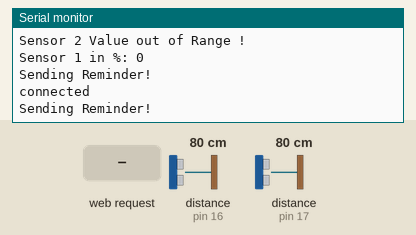
Simulated run of this sketch. Board: Arduino Uno, built with avr-gcc and run on an emulated ATmega328P. On the bench: the last lines printed to the serial monitor. Inputs (shaded band) come from the test bench; at power-on: distance to the obstacle (sensors on pin 16, pin 17) 80 cm. WiFi joins after 1.5 s; servers stay silent unless stated; uploads are accepted with an empty reply; EEPROM starts erased.

Above: at 2.7 s.
2.8 s: HTTP request GET /Settings? received
At 4.7 s:
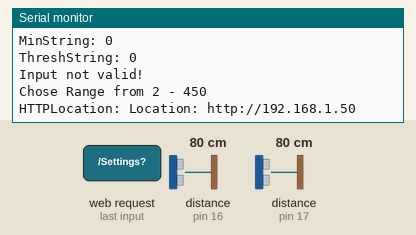
5.1 s: HTTP request GET /Reset received
At 6.3 s:
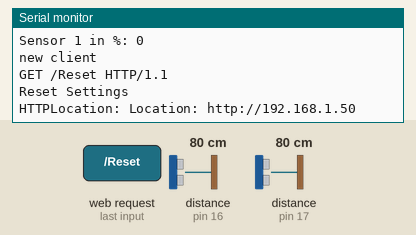
7.4 s: HTTP request GET /Settings received
At 10.0 s:
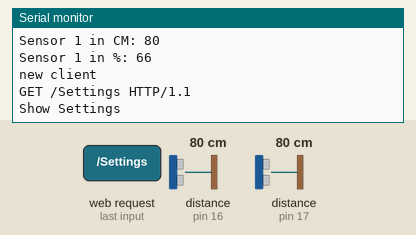
10.3 s: HTTP request GET /with/key/ received
At 11.6 s:
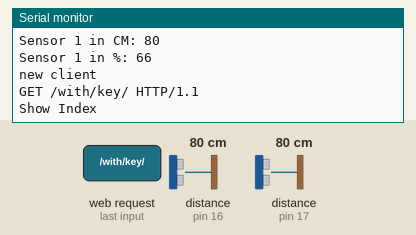
12.6 s: distance to the obstacle (sensor on pin 16) set to 2 cm
At 14.6 s:
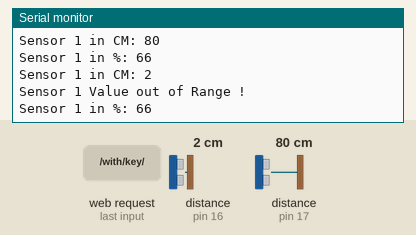
14.9 s: distance to the obstacle (sensor on pin 16) set to 68 cm
At 15.7 s:
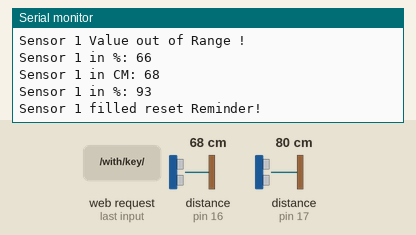
Timing chart, 0 to 17.9 s (numbered marks = the images above; inputs shaded):
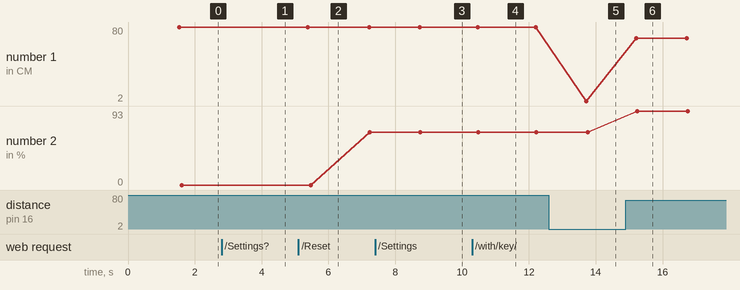

The sketch:

Sketch.ino
```cpp
#include <SPI.h>
#include <Ethernet.h>
#include <EEPROM.h>
#include "AnotherIFTTTWebhook.h"
#include <afstandssensor.h>
#include <avr/wdt.h>

AfstandsSensor afstandssensor1(14, 16);
AfstandsSensor afstandssensor2(15, 17);


EthernetClient client;
EthernetServer server(80);

String HTTPRequest;


struct Settings
{
  int MinValue = 110;
  int MaxValue = 65;
  int SensorThreshhold = 90;

};

Settings MySettings;

int Sensor1 = 0;
int Sensor2 = 0;


bool Sensor1Reminder = false;
bool Sensor2Reminder = false;


void GetHTTPLocation (char *buf)
{
  IPAddress myIp= Ethernet.localIP();
  sprintf(buf, "Location: http://%d.%d.%d.%d", myIp[0], myIp[1], myIp[2], myIp[3]);
  Serial.print (F("HTTPLocation: "));
  Serial.println (buf);
}


void LoadSettings ()
{
  Serial.println (F("Loading Settings"));
  //EEPROM.put (0,MySettings);

  EEPROM.get(0, MySettings);

  if (isnan(MySettings.MaxValue))
  {
    Serial.println (F("No Default Values, write default"));
    Settings Default;
    EEPROM.put (0,Default);
    LoadSettings();
  }

  Serial.print (F("MaxValue: "));
  Serial.print (MySettings.MaxValue);
  Serial.print (F(" MinValue: "));
  Serial.print (MySettings.MinValue);
  Serial.print (F(" SensorThreshhold: "));
  Serial.print (MySettings.SensorThreshhold);
  Serial.print(F("\n"));

}


void CheckSensor ()
{

    int Threshhold = GetThreshholdAsPercent ();


    if (Sensor1 < Threshhold)
    {

      if (!Sensor1Reminder)
      {
        Serial.println (F("Sending Reminder!"));
        SendMail ();
        Sensor1Reminder = true;
      }
      else
      {

      }
    }
    else if (Sensor1 > Threshhold)
    {
      if (Sensor1Reminder)
      {
        Serial.println (F("Sensor 1 filled reset Reminder!"));
        Sensor1Reminder = false;
      }
    }


   if (Sensor2 < Threshhold)
      {

        if (!Sensor2Reminder)
        {
          Serial.println (F("Sending Reminder!"));
          SendMail ();
          Sensor2Reminder = true;
        }
        else
        {

        }
      }
      else if (Sensor2 > Threshhold)
      {
        if (Sensor2Reminder)
        {
          Serial.println (F("Sensor 2 filled reset Reminder!"));
          Sensor2Reminder = false;
        }
      }
}


void ReadSensors ()
{
    //Sensor 1
    int MaxValue = MySettings.MaxValue;
    int MinValue = MySettings.MinValue;
    int Range =  MinValue - MaxValue;

    int Sensor1Value = afstandssensor1.afstandCM();
    if (Sensor1Value == -1)
    {
      Serial.println ("Sensor 1 not found!");
    }
    else
    {

              Serial.print ("Sensor 1 in CM: ");
        Serial.print (Sensor1Value);
        Serial.print("\n");

      if (Sensor1Value > MinValue || Sensor1Value < MaxValue)
      {
        Serial.println ("Sensor 1 Value out of Range !");
      }
      else
      {


        Sensor1Value =  Sensor1Value - MinValue;
        Sensor1Value = Sensor1Value * -1;
        float Sensor1ValuePercent = (float)Sensor1Value/Range*100;
        Sensor1 = Sensor1ValuePercent;
      }
    }

    //Sensor 2
    int Sensor2Value = afstandssensor2.afstandCM();

    if (Sensor2Value == -1)
    {
      Serial.println ("Sensor 2 not found!");
    }
    else
    {

      if (Sensor2Value > MinValue || Sensor2Value < MaxValue)
      {
        Serial.println ("Sensor 2 Value out of Range !");
      }
      else
      {
        Sensor2Value =  Sensor2Value - MinValue;
        Sensor2Value = Sensor2Value *-1;
        float Sensor2ValuePercent = (float)Sensor2Value/Range*100;
        Sensor2 = Sensor2ValuePercent;
      }
    }
    Serial.print ("Sensor 1 in %: ");
    Serial.print (Sensor1);
    Serial.print("\n");


}

void SendMail ()
{

  String S1 = String(Sensor1);
  String S2 = String(Sensor2);

  char Sensor1Char[5];
  S1.toCharArray(Sensor1Char,5);
  char Sensor2Char[5];
  S2.toCharArray(Sensor2Char,5);

  sprintf(Sensor1Char,"%i",Sensor1);
  sprintf(Sensor2Char,"%i",Sensor2);
  send_webhook("SendMailPellets","iS_O3iLLBtJTqHtGIv0UXdamgY3gp-WjrcefedBARAX",Sensor1Char,Sensor2Char,"value 3");


}

void SendHTTPResponseHeader(int Refresh)
{

  client.println(F("HTTP/1.1 200 OK"));
  client.println(F("Content-Type: text/html"));
  client.println(F("Connection: close"));  // the connection will be closed after completion of the response
  client.println("Refresh: "+ Refresh);  // refresh the page automatically every 5 sec
  client.println();
}


void WriteHTMLBodyBegin ()
{

  client.println(F("<!doctype html>"));
  client.println(F("<html lang=\"en\">"));
  client.println(F("<head>"));
  client.println(F( "<meta charset=\"utf-8\">"));
  client.println(F("<meta name=\"viewport\" content=\"width=device-width, initial-scale=1\">"));
  client.println(F("<link href=\"https://cdn.jsdelivr.net/npm/bootstrap@5.1.3/dist/css/bootstrap.min.css\" rel=\"stylesheet\" integrity=\"sha384-1BmE4kWBq78iYhFldvKuhfTAU6auU8tT94WrHftjDbrCEXSU1oBoqyl2QvZ6jIW3\" crossorigin=\"anonymous\">"));
  client.println(F("</head>"));
  client.println(F("<body>"));
}

int GetThreshholdAsPercent ()
{
    int MaxValue =  MySettings.MaxValue;
    int MinValue =  MySettings.MinValue;
    int SensorThreshhold =  MySettings.SensorThreshhold;

    int SensorThreshholdValuePercent = (float)SensorThreshhold/MinValue*100;
    return SensorThreshholdValuePercent;
}


void WriteIndexHTML ()
{
     client.println(F("<div class=\"container\">"));
     client.println(F("<div class=\"row\">"));
     client.println(F("<div class=\"col-12\">"));
     client.println(F("<div class=\"card\">"));
     client.println(F("<div class=\"card-body\">"));
     client.println(F("<canvas id=\"myChart\"></canvas>"));
     client.println(F("</div>"));
     client.println(F("</div>"));
     client.println(F("</div>"));
     client.println(F("</div>"));
     client.println(F("</div>"));
     client.println(F("</div>"));

     client.println (F("<p><a href=\"/Settings\" class=\"link-secondary\">Einstellungen</a></p>"));
     client.println(F("<script src=\"https://cdn.jsdelivr.net/npm/bootstrap@5.1.3/dist/js/bootstrap.bundle.min.js\" integrity=\"sha384-ka7Sk0Gln4gmtz2MlQnikT1wXgYsOg+OMhuP+IlRH9sENBO0LRn5q+8nbTov4+1p\" crossorigin=\"anonymous\"></script>"));
     client.println(F("<script src=\"https://cdnjs.cloudflare.com/ajax/libs/Chart.js/2.9.4/Chart.js\"></script>"));

     client.println(F("<script>"));
     client.println(F("var xValues = [\"Behälter 1\", \"Behälter 2\"];"));
     client.println("var yValues = [" + (String)Sensor1 + ", " + (String)Sensor2 + "];");


    int SensorThreshholdValuePercent = GetThreshholdAsPercent();
     if (Sensor1 < SensorThreshholdValuePercent && Sensor2 > SensorThreshholdValuePercent)
     {
           client.println(F("var barColors = [ \"red\",\"green\"];"));
     }
     else if (Sensor1 > SensorThreshholdValuePercent && Sensor2 < SensorThreshholdValuePercent)
     {
        client.println(F("var barColors = [ \"green\",\"red\"];"));
     }
     else if (Sensor1 < SensorThreshholdValuePercent && Sensor2 < SensorThreshholdValuePercent)
     {
        client.println(F("var barColors = [ \"red\",\"red\"];"));
     }
     else
     {
        client.println(F("var barColors = [ \"green\",\"green\"];"));
     }
     client.println(F("new Chart(\"myChart\", {"));
     client.println(F("type: \"bar\","));
     client.println(F("data: {"));
     client.println(F("labels: xValues,"));
     client.println(F("datasets: [{"));
     client.println(F("label: \"Füllmenge in %\","));
     client.println(F("backgroundColor: barColors,"));
     client.println(F("data: yValues"));
     client.println(F("}]"));
     client.println(F("},"));
     client.println(F("options: {"));
     client.println(F("legend: {display: true,position: 'bottom'}"));
     client.println(F(","));
     client.println(F("title: {"));
     client.println(F("display: true,"));
     client.println(F("text:\"Behälter Füllmenge\""));
     client.println(F("},"));
     client.println(F("scales: {"));
     client.println(F("yAxes: [{"));
     client.println(F("display: true,"));
     client.println(F("stacked: true,"));
     client.println(F("ticks: {"));
     client.println(F("min: 0,"));
     client.println(F("max: 100"));
     client.println(F("}"));
     client.println(F("}]"));
     client.println(F("}"));
     client.println(F("}"));
     client.println(F("});"));
     client.println(F("</script>"));


     client.println(F("</body>"));
     client.println(F("</html>"));
}


void  GetSettingsfromHTTPRequest()
{
  int GetBegin = HTTPRequest.indexOf("GET");
  int GetEnd = HTTPRequest.indexOf('\n',GetBegin);
  String GetString = HTTPRequest.substring (GetBegin,GetEnd);
  HTTPRequest = "";
  Serial.print (F("Get: "));
  Serial.println (GetString);

  int MaxBegin = GetString.indexOf("MaxValue=");
  int MaxEnd = GetString.indexOf('&',MaxBegin);
  String MaxString = GetString.substring (MaxBegin+9,MaxEnd);

  int MinBegin = GetString.indexOf("minValue=");
  int MinEnd = GetString.indexOf('&',MinBegin);
  String MinString = GetString.substring (MinBegin+9,MinEnd);


  int ThreshBegin = GetString.indexOf("threshhold=");
  int ThreshEnd = GetString.indexOf(" HTTP/1.1",ThreshBegin);
  String ThreshString = GetString.substring (ThreshBegin+11,ThreshEnd);


  int tempMaxValue = MaxString.toInt();
  int tempMinValue = MinString.toInt();
  int tempSensorThreshhold =  ThreshString.toInt();

  Serial.print (F("MaxString: "));
  Serial.println (tempMaxValue);
  Serial.print (F("MinString: "));
  Serial.println (tempMinValue);
  Serial.print (F("ThreshString: "));
  Serial.println (tempSensorThreshhold);

  if (tempMaxValue <= 2 || tempMaxValue > 450 || tempMinValue <= 2 || tempMaxValue > 450 || tempSensorThreshhold <= 2 || tempSensorThreshhold > 450 )
  {
    Serial.print (F("Input not valid!\n"));
    Serial.print (F("Chose Range from 2 - 450\n"));
  }
  else
  {

    MySettings.MaxValue = tempMaxValue;
    MySettings.MinValue = tempMinValue;
    MySettings.SensorThreshhold =tempSensorThreshhold;

    EEPROM.put (0,MySettings);
    Serial.println (F("Input Set"));
  }

  client.println (F("HTTP/1.1 303 See Other"));
  char HTTPLocation[30];
  GetHTTPLocation(HTTPLocation);
  client.println (HTTPLocation);


}


void WriteSettingsHTML ()
{


    client.println(F("<form method=\"GET\">"));
    client.println(F("<table class=\"table\">"));
    client.println(F("<tbody>"));
    client.println(F("<tr>"));
    client.println(F("<td>Wert</td>"));
    client.println(F("<td>Aktuell</td>"));
    client.println(F("<td>Neuer Wert</td>"));
    client.println(F("</tr>"));
    client.println(F("<tr>"));
    client.println(F("<td>MaxSensorValue</td>"));
    client.println("<td>" + (String)MySettings.MaxValue +"</td>");
    client.println("<td><input type=\"text\" name=\"MaxValue\" value=\""+ (String)MySettings.MaxValue +"\"></td>");
    client.println(F("</tr>"));
    client.println(F("<tr>"));
    client.println(F("<td>MinSensorValue</td>"));
    client.println("<td>" + (String)MySettings.MinValue + "</td>");
    client.println("<td><input type=\"text\" name=\"minValue\" value=\""+ (String)MySettings.MinValue +"\"></td>");
    client.println(F("</tr>"));
     client.println(F("<tr>"));
    client.println(F("<td>Sensor Threshhold</td>"));
    client.println("<td>" + (String)MySettings.SensorThreshhold + "</td>");
    client.println("<td><input type=\"text\" name=\"threshhold\" value=\""+ (String)MySettings.SensorThreshhold +"\"></td>");
    client.println(F("</tr>"));
    client.println(F("</tbody>"));
    client.println(F("</table>"));
    client.println(F("<button type=\"submit\" class=\"btn btn-primary\">Bestätigen</button>"));
    client.println(F("</form>"));
    client.println (F("<p><a href=\"/Reset\" class=\"link-secondary\">Reset</a></p>"));

     client.println(F("</body>"));
     client.println(F("</html>"));
}


void HandleServer ()
{
   client = server.available();
  if (client) {
    Serial.println(F("new client"));


    while (client.connected()) {
      if (client.available()) {
        char c = client.read();
        HTTPRequest += c;


        if (c == '\n')
        {


          if (HTTPRequest.indexOf("GET /Settings?") >= 0)
          {
            Serial.print (HTTPRequest);
            Serial.println (F("Set Settings"));
            GetSettingsfromHTTPRequest();
          }
          else if (HTTPRequest.indexOf("GET /Reset") >= 0)
          {
              Serial.print (HTTPRequest);
              Serial.println(F("Reset Settings"));
              Settings NewSettings;
              MySettings.MaxValue = NewSettings.MaxValue;
              MySettings.MinValue = NewSettings.MinValue;
              MySettings.SensorThreshhold =NewSettings.SensorThreshhold;
              EEPROM.put(0,MySettings);

              client.println (F("HTTP/1.1 303 See Other"));
              char HTTPLocation[30];
              GetHTTPLocation(HTTPLocation);
              client.println (HTTPLocation);
          }
          else if (HTTPRequest.indexOf("GET /Settings") >= 0)
          {
               Serial.print (HTTPRequest);
               Serial.println(F("Show Settings"));
               SendHTTPResponseHeader(60);
               WriteHTMLBodyBegin();
               WriteSettingsHTML();

          }
          else if (HTTPRequest.indexOf("GET /favicon.ico") >= 0)
          {


          }

          else if (HTTPRequest.indexOf("GET") >= 0)
          {
              Serial.print (HTTPRequest);
              Serial.println(F("Show Index"));
             SendHTTPResponseHeader(5);
             WriteHTMLBodyBegin();
             WriteIndexHTML ();
          }
          HTTPRequest = "";
          break;

        }

      }
    }
    // give the web browser time to receive the data
    delay(200);
    HTTPRequest = "";
    // close the connection:
    client.stop();

  }

  delay (500);
}


byte mac[] = {
  0xA8, 0x61, 0x0A, 0xAE, 0x72,0xEF
};


void setup() {

 //Init
  Serial.begin(9600);

  LoadSettings();

  Ethernet.begin(mac);

  // Check for Ethernet hardware present
  if (Ethernet.hardwareStatus() == EthernetNoHardware) {
    Serial.println("Ethernet shield was not found.  Sorry, can't run without hardware. :(");
    while (true) {
      delay(1); // do nothing, no point running without Ethernet hardware
    }
  }
  if (Ethernet.linkStatus() == LinkOFF) {
    Serial.println("Ethernet cable is not connected.");
  }

  // start the server
  server.begin();
  Serial.print("server is at ");
  Serial.println(Ethernet.localIP());


  // Init Watchdog 4 s
  wdt_enable(WDTO_4S);

}


void loop() {

  //Reset Watchdog
  wdt_reset();

  ReadSensors ();

  CheckSensor ();

  HandleServer();
  delay (1000);


}
```

AnotherIFTTTWebhook.h
```cpp
// (licence header left out)
// ====================================================================
// ====================================================================
// An adapted version of IFTTT Trigger by Neil Webber
// Original: https://gist.github.com/outofmbufs/d6ced37b49a484c495f0
//
// Adaptation from: https://www.siytek.com
//
// How to use:
// 1. Place AnotherIFTTTWebhook.h in the same directory as your project
// 2. Add #include "AnotherIFTTTWebhook.h" to your main project file
// 3. Send webhook using function in main file:
//    send_webhook(EVENT, KEY, Value1, Value2, Value3);
// ====================================================================
// ====================================================================

EthernetClient Webclient;

char *append_str(char *here, char *s) {
    while (*here++ = *s++)
  ;
    return here-1;
}

char *append_ul(char *here, unsigned long u) {
    char buf[20];       // we "just know" this is big enough

    return append_str(here, ultoa(u, buf, 10));
}

void send_webhook(char *MakerIFTTT_Event, char *MakerIFTTT_Key, char *value1, char *value2, char *value3) {

    // connect to the Maker event server
    Webclient.connect("maker.ifttt.com", 80);

    // construct the POST request
    char post_rqst[256];    // hand-calculated to be big enough

    char *p = post_rqst;
    p = append_str(p, "POST /trigger/");
    p = append_str(p, MakerIFTTT_Event);
    p = append_str(p, "/with/key/");
    p = append_str(p, MakerIFTTT_Key);
    p = append_str(p, " HTTP/1.1\r\n");
    p = append_str(p, "Host: maker.ifttt.com\r\n");
    p = append_str(p, "Content-Type: application/json\r\n");
    p = append_str(p, "Content-Length: ");

    // we need to remember where the content length will go, which is:
    char *content_length_here = p;

    // it's always two digits, so reserve space for them (the NN)
    p = append_str(p, "NN\r\n");

    // end of headers
    p = append_str(p, "\r\n");

    // construct the JSON; remember where we started so we will know len
    char *json_start = p;

    // As described - this example reports a pin, uptime, and "hello world"
    p = append_str(p, "{\"value1\":\"");
    p = append_str(p, value1);
    p = append_str(p, "\",\"value2\":\"");
    p = append_str(p, value2);
    p = append_str(p, "\",\"value3\":\"");
    p = append_str(p, value3);
    p = append_str(p, "\"}");

    // go back and fill in the JSON length
    // we just know this is at most 2 digits (and need to fill in both)
    int i = strlen(json_start);
    content_length_here[0] = '0' + (i/10);
    content_length_here[1] = '0' + (i%10);

    //Serial.println(post_rqst);

   if (Webclient.connect("maker.ifttt.com", 80)) {
    Serial.println("connected");
    Webclient.print(post_rqst);

    delay (500);

    char c = 0;
    while (c != -1)
    {
      c = Webclient.read();
     // Serial.print (c);
    }


    Webclient.stop();

  } else {
    Serial.println("connection failed");
  }


}
```

Measured:
- after the input at 2.8 s, the serial monitor: prints a new line after 0.72 s (image 1)
- after the input at 5.1 s, the serial monitor: prints a new line after 0.40 s (image 2)
- after the input at 7.4 s, the serial monitor: prints a new line after 1.4 s (image 3)
- after the input at 10.3 s, the serial monitor: prints a new line after 0.22 s (image 4)
- after the input at 12.6 s, the serial monitor: prints a new line after 1.1 s (image 5)
- after the input at 14.9 s, the serial monitor: prints a new line after 0.32 s (image 6)
- plotted number 1: 80 → 2 after the input at 12.6 s, 2 → 68 after the input at 14.9 s
- plotted number 2: 0 → 66 after the input at 5.1 s, 66 → 93 after the input at 14.9 s
